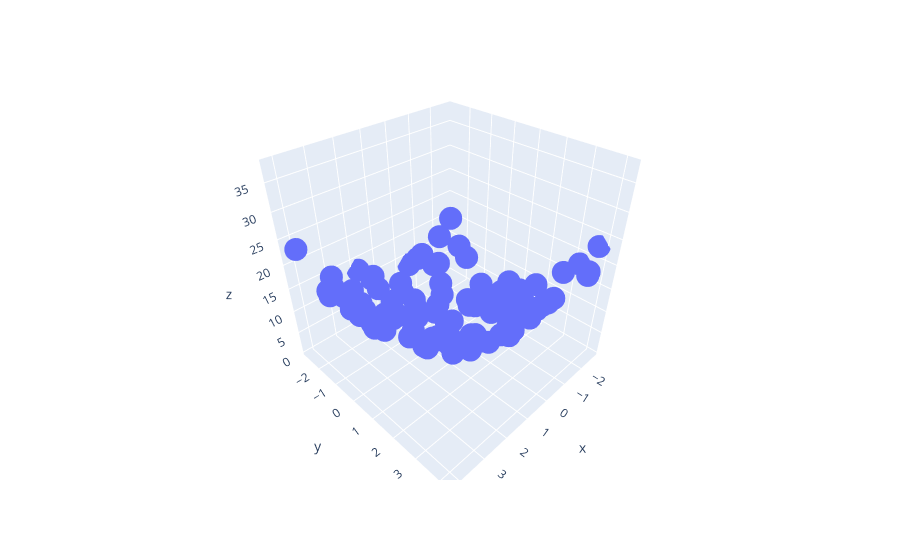

This figure's notebook cell:
### Code cell
df=px.data.iris()
fig=px.scatter_3d(df,x=x.ravel(),y=y.ravel(),z=z.ravel())
fig.show()
